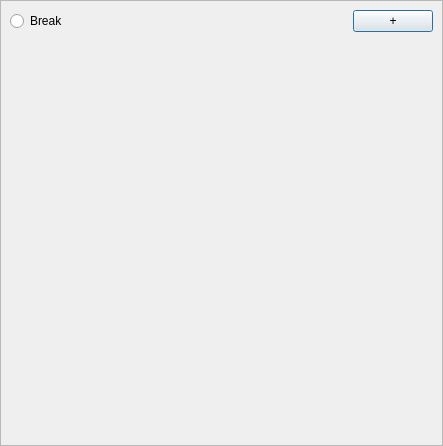
<?xml version="1.0" encoding="UTF-8"?>
<ui version="4.0">
 <class>BundleWidget</class>
 <widget class="QWidget" name="BundleWidget">
  <property name="geometry">
   <rect>
    <x>0</x>
    <y>0</y>
    <width>443</width>
    <height>446</height>
   </rect>
  </property>
  <property name="sizePolicy">
   <sizepolicy hsizetype="Expanding" vsizetype="Preferred">
    <horstretch>0</horstretch>
    <verstretch>0</verstretch>
   </sizepolicy>
  </property>
  <property name="windowTitle">
   <string>Form</string>
  </property>
  <layout class="QVBoxLayout" name="verticalLayout">
   <property name="margin">
    <number>0</number>
   </property>
   <item>
    <layout class="QVBoxLayout" name="ltv_children_container">
     <item>
      <widget class="QScrollArea" name="scrollArea">
       <property name="sizePolicy">
        <sizepolicy hsizetype="Expanding" vsizetype="Expanding">
         <horstretch>0</horstretch>
         <verstretch>0</verstretch>
        </sizepolicy>
       </property>
       <property name="widgetResizable">
        <bool>true</bool>
       </property>
       <widget class="QWidget" name="scrollAreaWidgetContents_2">
        <property name="geometry">
         <rect>
          <x>0</x>
          <y>0</y>
          <width>439</width>
          <height>442</height>
         </rect>
        </property>
        <layout class="QVBoxLayout" name="verticalLayout_2">
         <item>
          <layout class="QHBoxLayout" name="horizontalLayout">
           <item>
            <widget class="QRadioButton" name="rbBreak">
             <property name="text">
              <string>Break</string>
             </property>
            </widget>
           </item>
           <item>
            <spacer name="verticalSpacer_2">
             <property name="orientation">
              <enum>Qt::Horizontal</enum>
             </property>
             <property name="sizeHint" stdset="0">
              <size>
               <width>40</width>
               <height>20</height>
              </size>
             </property>
            </spacer>
           </item>
           <item>
            <widget class="QPushButton" name="btn_add_operation">
             <property name="sizePolicy">
              <sizepolicy hsizetype="Fixed" vsizetype="Fixed">
               <horstretch>0</horstretch>
               <verstretch>0</verstretch>
              </sizepolicy>
             </property>
             <property name="layoutDirection">
              <enum>Qt::LeftToRight</enum>
             </property>
             <property name="styleSheet">
              <string notr="true"/>
             </property>
             <property name="text">
              <string>+</string>
             </property>
             <property name="default">
              <bool>true</bool>
             </property>
             <property name="flat">
              <bool>false</bool>
             </property>
            </widget>
           </item>
          </layout>
         </item>
         <item>
          <layout class="QVBoxLayout" name="verticalLayout_3">
           <item>
            <layout class="QVBoxLayout" name="ltv_operations"/>
           </item>
           <item>
            <spacer name="verticalSpacer">
             <property name="orientation">
              <enum>Qt::Vertical</enum>
             </property>
             <property name="sizeHint" stdset="0">
              <size>
               <width>20</width>
               <height>40</height>
              </size>
             </property>
            </spacer>
           </item>
          </layout>
         </item>
        </layout>
       </widget>
      </widget>
     </item>
    </layout>
   </item>
  </layout>
 </widget>
 <resources/>
 <connections/>
</ui>
